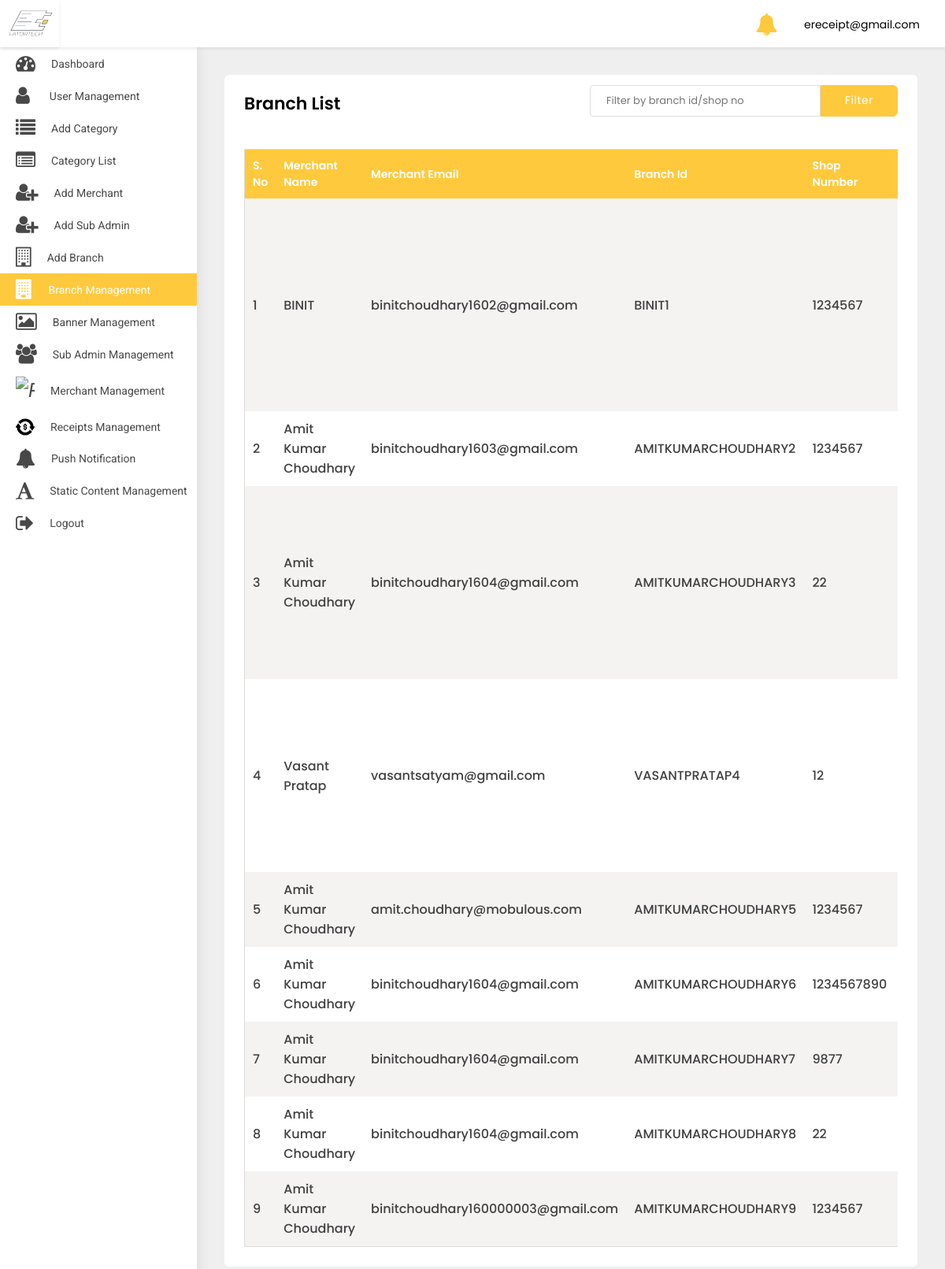
The page /adminpanel/branch-list/ (signed in) on the database as committed earlier.
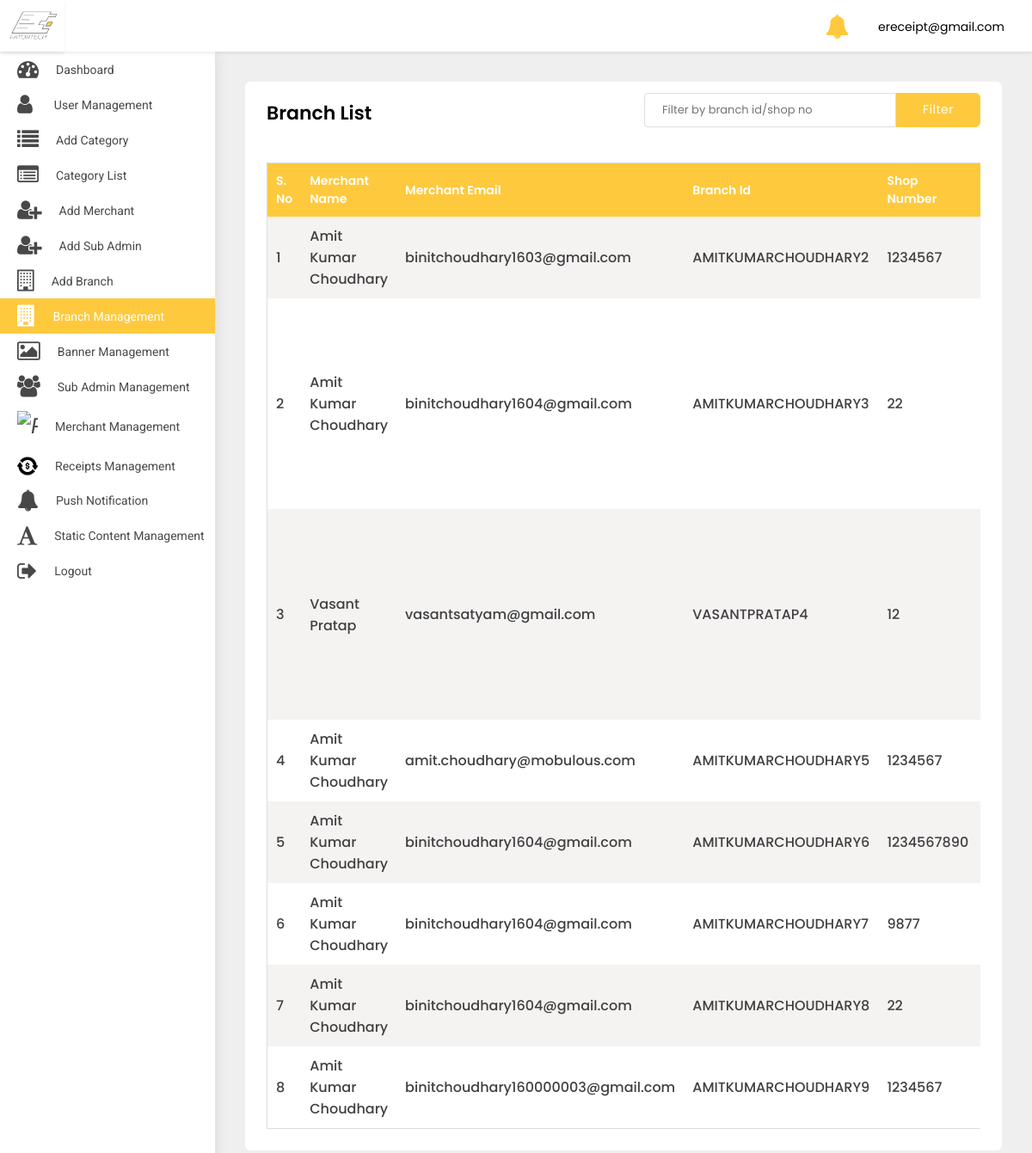
The same page on the database as committed later.
### src/models.py (models this page shows, shortened)
class Branch(models.Model):
    merchant_name = models.ForeignKey(Merchant, on_delete=models.CASCADE)
    shop_no = models.CharField(default='', max_length=2000)
    street = models.CharField(default='', max_length=2000)
    landmark = models.CharField(default='', max_length=2000, null=True, blank=True)
    city = models.CharField(default='', max_length=2000)
    postal_code = models.CharField(default='', max_length=2000)
    code = models.CharField(default='', max_length=100)
    blocked = models.BooleanField(default=False)

class Merchant(models.Model):
    full_name = models.CharField(default='', max_length=200)
    profile_pic = models.ImageField(default='default_profile.png', null=True, blank=True)
    category = models.ForeignKey(Category, on_delete=models.CASCADE)
    email = models.EmailField()
    password = models.CharField(default='', max_length=100)
    confirm_password = models.CharField(default='', max_length=100)
    created_at = models.DateTimeField(auto_now_add=True)
    commercial_id = models.CharField(default='', max_length=256)
    address = models.CharField(default='', max_length=2000)
    blocked = models.BooleanField(default=False)

### adminpanel/views.py (the view, shortened to what this page needs)
# urls.py: path('branch-list/', BranchList.as_view(), name='branch-list'),
class BranchList(LoginRequiredMixin, ListView):
    login_url = 'adminpanel:login'
    model = Branch
    template_name = 'branch-list.html'
    def get(self, request, *args, **kwargs):
        qs = self.request.GET.get('qs')
        return render(self.request, 'branch-list.html', {'object_list': Branch.objects.filter(blocked=False)})

### adminpanel/templates/branch-list.html (shortened to what this page needs)
{% extends 'base-ereceipt.html' %}
{% block body %}
<div class="WrapperArea">
    <div class="WrapperBox">
        <div class="Small-Wrapper">
            <div class="SearchBox">
                <form action="" method="get">
                    <input type="text" name="qs" placeholder="Filter by branch id/shop no">
                    <button>Filter</button>
                </form>
            </div>
            <h4 class="Title">Branch List</h4>
            <div class="TableList">
                <div class="dragscroll">
                    <table>
                        <thead>
                        <tr>
                            <th>S. No</th>
                            <th>Merchant Name</th>
                            <th>Merchant Email</th>
                            <th>Branch Id</th>
                            <th>Shop Number</th>
                            <th>Street</th>
                        </tr>
                        </thead>
                        <tbody>
                        {% for object in object_list %}
                        <tr>
                            <td>{{forloop.counter}}</td>
                            <td>{{object.merchant_name.full_name}}</td>
                            <td>{{object.merchant_name.email}}</td>
                            <td>{{object.code}}</td>
                            <td>{{object.shop_no}}</td>
                            <td>{{object.street}}</td>
                        </tr>
                        {% endfor %}
                        </tbody>
                    </table>
                </div>
            </div>
        </div>
    </div>
</div>
{% endblock body %}

Rows that differ between the two databases and show on the page:
no longer on this page (row edited): Branch: merchant_name.full_name "BINIT", merchant_name.email "binitchoudhary1602@gmail.com", code "BINIT1", shop_no "1234567"
